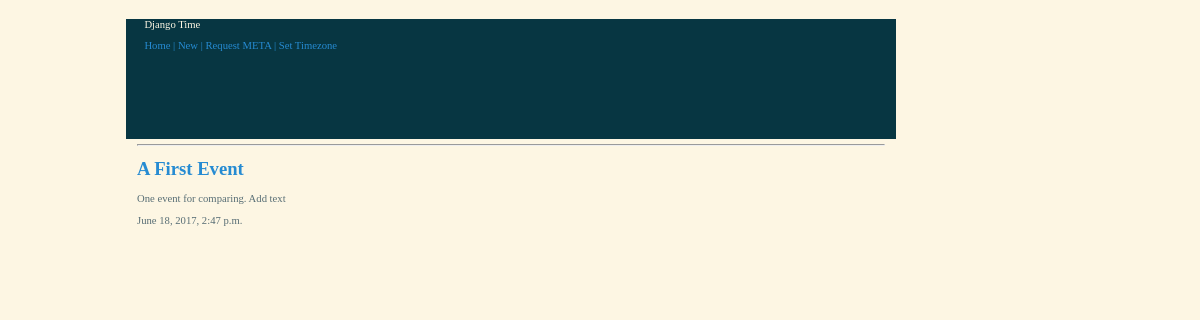
The app's page /, older data.
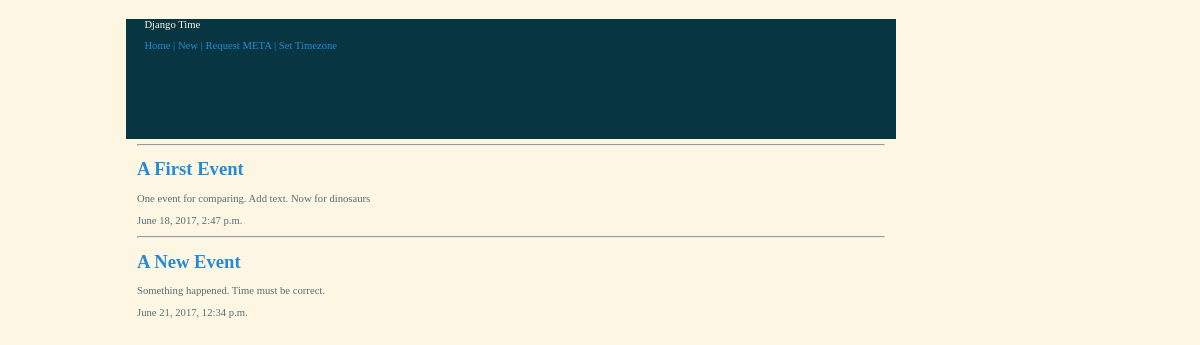
The same page, newer data.
### timeapp/models.py (models this page shows, shortened)
class Event(models.Model):
    title = models.CharField(max_length=128)
    description = models.TextField(blank=True)
    event_time = models.DateTimeField(auto_now_add=False, auto_now=False)
    def __str__(self):
        return self.title

### timeapp/views.py (the view)
def site_index(request):
    events = Event.objects.all()
    context = {'events': events}
    return render(request, 'site_index.html', context)

### timeapp/templates/site_index.html
{% extends "base.html" %}
{% block content %}
    {% for event in events %}
        <hr>
        <h1><a href="{% url 'event_detail' event.pk %}">{{ event }}</a></h1>
        <p>{{ event.description }}</p>
        <p>{{ event.event_time }}</p>
    {% endfor %}
{% endblock %}

### timesite/templates/base.html (shortened to what this page needs)
{% load staticfiles %}
<!DOCTYPE html>
<html>
    <head>
        <link type="text/css" rel="stylesheet" href={% static 'timeapp.css' %}
    </head>
    <body>
        <div class="leftbox">
        </div>
        <div class="centerbox">
            <div id="header">
                <div class="titlebox">
					<p>Django Time</p>
				</div>
				<div class="navbox">
                    <a class="navbox" href="/">Home | </a>
                    <a class="navbox" href="{% url 'event_new' %}">New | </a>
                    <a class="navbox" href="{% url 'meta_detail' %}">Request META | </a>
                    <a class="navbox" href="{% url 'set_timezone' %}">Set Timezone</a>
				</div>
            </div>
            <div id="container">
                <div id="content">
                    {% block content %}{% endblock %}
                </div>
            </div>
        </div>
    </body>
</html>

### timeapp/static/timeapp.css (style rules this page uses)
body { color: #586e75; background-color: #fdf6e3; font-family: "Verdana", "Geneva", "sans-serif"; font-size: 8pt; }
.leftbox { float: left; width: 10%; height: 100%; }
.centerbox { float: left; width: 65%; min-width: 400px; max-width: 800px; }
#container { margin: 0; padding: 0; margin-top: 0; }
#header { margin:0; padding:0; width: 100%; height: 120px; text-indent:18px; color: #fdf6e3; background-color: #073642; }
#content { margin: 0em 1em 1em; }
h1 { font-size: 14pt; font-style: normal; }
a:link { color: #268bd2; font-style: normal; text-decoration:none; }

Row changes from the older to the newer data that the page shows:
changed Event "A First Event": description "One event for comparing. Add text" → "One event for comparing. Add text. Now for dinosaurs"
added Event: title "A New Event", description "Something happened. Time must be correct.", event_time "June 21, 2017, 12:34 p.m."
